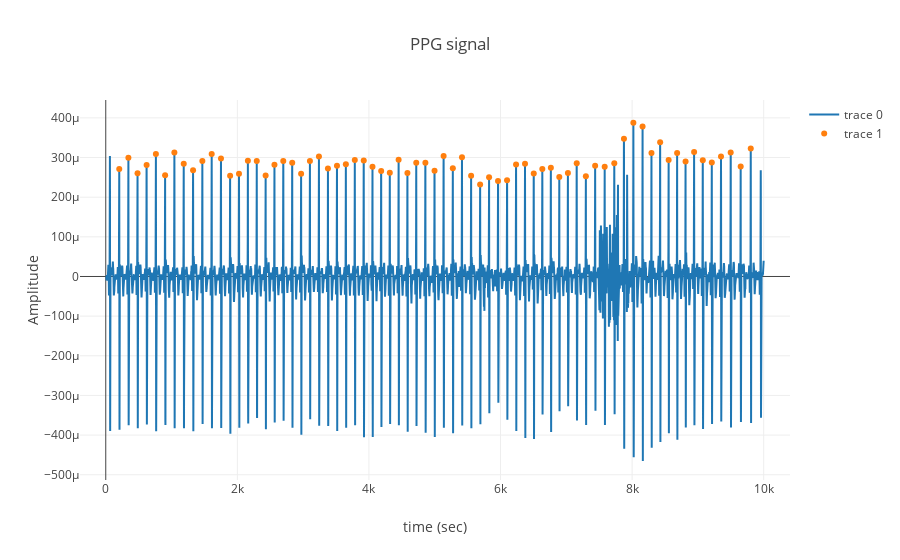
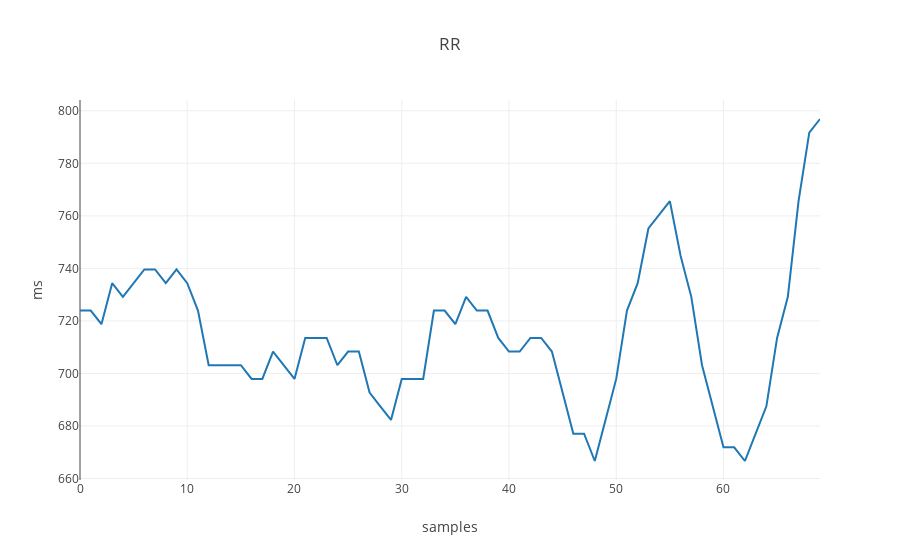

The cell these charts' notebook holds for them, in order:
### Markdown cell above
# Plot location of R-peaks

### Code cell
# plot the ppg signal with the peaks locations. (again: using plotly library)
trace1 = go.Scatter(
    x = np.arange(ppg.shape[0]),
    y = ppg,
    mode = 'lines'
)
trace2 = go.Scatter(
    x = peakLocations,
    y = ppg[peakLocations],
    mode = 'markers'
)
layout = go.Layout(
    title='PPG signal',
    xaxis=dict(title= 'time (sec)'),
    yaxis=dict(title= 'Amplitude'),
)

data = [trace1,trace2]

fig= go.Figure(data=data, layout=layout)
plotly.offline.iplot(fig)

# plot the RR signal.
trace1 = go.Scatter(
    x = np.arange(RR.shape[0]),
    y = RR,
    mode = 'lines'
)
layout = go.Layout(
    title='RR',
    xaxis=dict(title= 'samples'),
    yaxis=dict(title= 'ms'),
)

data = [trace1]

fig= go.Figure(data=data, layout=layout)
plotly.offline.iplot(fig)

### Figure 1 — Plotly figure (JSON) as saved in the notebook; plotly's stock layout.template omitted (floating-point values rounded to 4 significant figures; data arrays with more than 128 entries replaced by an {"elided": "..."} marker saying what was removed)
{"data": [{"mode": "lines", "type": "scatter", "uid": "16cb556c-2659-4eb2-ad64-ed197d23cc97", "x": {"elided": "10000 int values"}, "y": {"elided": "10000 float values"}}, {"mode": "markers", "type": "scatter", "uid": "450631ad-d4e4-4e74-b680-8481667ea57a", "x": [205, 344, 483, 621, 762, 902, 1043, 1185, 1327, 1468, 1610, 1751, 1890, 2025, 2160, 2295, 2430, 2564, 2698, 2834, 2969, 3103, 3240, 3377, 3514, 3649, 3785, 3921, 4054, 4186, 4317, 4451, 4585, 4719, 4858, 4997, 5135, 5275, 5414, 5553, 5690, 5826, 5962, 6099, 6236, 6372, 6505, 6635, 6765, 6893, 7024, 7158, 7297, 7438, 7583, 7729, 7876, 8019, 8159, 8294, 8426, 8555, 8684, 8812, 8942, 9074, 9211, 9351, 9498, 9650, 9803], "y": [0.0002712, 0.0002993, 0.0002605, 0.0002814, 0.0003087, 0.0002553, 0.0003128, 0.000284, 0.0002682, 0.0002915, 0.0003087, 0.0002975, 0.0002542, 0.0002589, 0.0002919, 0.0002911, 0.0002548, 0.000282, 0.0002911, 0.000287, 0.0002592, 0.0002915, 0.0003023, 0.0002721, 0.0002792, 0.0002833, 0.0002937, 0.0002922, 0.0002766, 0.0002661, 0.0002615, 0.0002945, 0.0002609, 0.000287, 0.000287, 0.0002665, 0.0003042, 0.0002732, 0.0003005, 0.0002538, 0.0002322, 0.0002505, 0.0002406, 0.000243, 0.0002825, 0.000284, 0.0002598, 0.0002714, 0.0002743, 0.0002512, 0.0002611, 0.0002859, 0.0002527, 0.0002796, 0.000277, 0.0002855, 0.0003474, 0.0003877, 0.000378, 0.0003115, 0.0003385, 0.0002937, 0.0003113, 0.00029, 0.0003139, 0.0002934, 0.0002878, 0.0003027, 0.0003128, 0.0002773, 0.000323]}], "layout": {"title": {"text": "PPG signal"}, "xaxis": {"title": {"text": "time (sec)"}}, "yaxis": {"title": {"text": "Amplitude"}}}}

### Figure 2 — Plotly figure (JSON) as saved in the notebook; plotly's stock layout.template omitted (floating-point values rounded to 4 significant figures)
{"data": [{"mode": "lines", "type": "scatter", "uid": "f684bf1f-0b33-4afa-82dd-a860ce03b8e6", "x": [0, 1, 2, 3, 4, 5, 6, 7, 8, 9, 10, 11, 12, 13, 14, 15, 16, 17, 18, 19, 20, 21, 22, 23, 24, 25, 26, 27, 28, 29, 30, 31, 32, 33, 34, 35, 36, 37, 38, 39, 40, 41, 42, 43, 44, 45, 46, 47, 48, 49, 50, 51, 52, 53, 54, 55, 56, 57, 58, 59, 60, 61, 62, 63, 64, 65, 66, 67, 68, 69], "y": [724.0, 724.0, 718.8, 734.4, 729.2, 734.4, 739.6, 739.6, 734.4, 739.6, 734.4, 724.0, 703.1, 703.1, 703.1, 703.1, 697.9, 697.9, 708.3, 703.1, 697.9, 713.5, 713.5, 713.5, 703.1, 708.3, 708.3, 692.7, 687.5, 682.3, 697.9, 697.9, 697.9, 724.0, 724.0, 718.8, 729.2, 724.0, 724.0, 713.5, 708.3, 708.3, 713.5, 713.5, 708.3, 692.7, 677.1, 677.1, 666.7, 682.3, 697.9, 724.0, 734.4, 755.2, 760.4, 765.6, 744.8, 729.2, 703.1, 687.5, 671.9, 671.9, 666.7, 677.1, 687.5, 713.5, 729.2, 765.6, 791.7, 796.9]}], "layout": {"title": {"text": "RR"}, "xaxis": {"title": {"text": "samples"}}, "yaxis": {"title": {"text": "ms"}}}}
